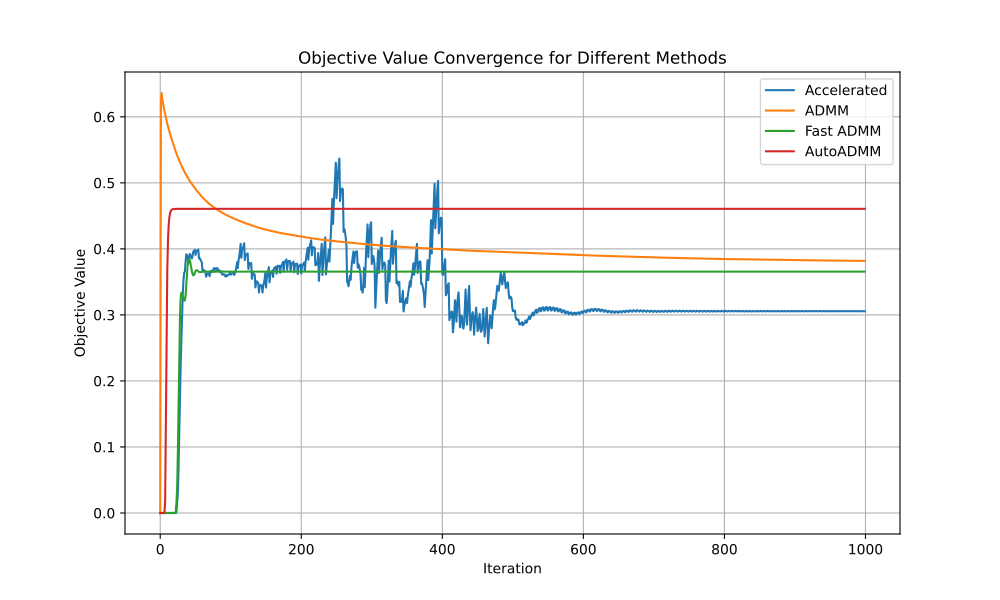

Source code (Python):
import numpy as np
import matplotlib.pyplot as plt

def prox_l1(b, lambd):
    # The proximal operator of the l1 norm
    return np.maximum(0, b - lambd) + np.minimum(0, b + lambd)

def comp_loss(E, loss):
    if loss == 'l1':
        return np.linalg.norm(E, 1)
    elif loss == 'l21':
        return np.sum([np.linalg.norm(E[:, i]) for i in range(E.shape[1])])
    elif loss == 'l2':
        return 0.5 * np.linalg.norm(E, 'fro') ** 2
    else:
        raise ValueError('Unsupported loss function')

def augmented_lagrangian(A, B, X, Z, E, Y1, Y2, lambda_val, mu, loss):
    return comp_loss(E, loss) + lambda_val * np.linalg.norm(X, 1) + np.sum(Y1 * (A @ Z + E - B)) + np.sum(Y2 * (X - Z)) + (mu / 2) * (np.linalg.norm(A @ Z + E - B, 'fro') ** 2 + np.linalg.norm(X - Z, 'fro') ** 2)


# def update_penalty(dY1, dY2, Y1, Y2, mu, rho, max_mu, iter_count, stage_count):
#     Y1 = Y1 + mu * dY1
#     Y2 = Y2 + mu * dY2
#     # 自适应惩罚参数更新，根据当前阶段数动态调整
#     if iter_count >= stage_count:
#         mu = min(rho * mu, max_mu)  # 增大惩罚参数
#         iter_count = 0  # 重置迭代计数器
#     return Y1, Y2, mu, rho, iter_count + 1

def update_penalty(dY1, dY2, Y1, Y2, mu, rho, max_mu):
    Y1 = Y1 + mu * dY1
    Y2 = Y2 + mu * dY2
    mu = 1
    return Y1, Y2, mu, rho

def l1R_accelerated(A, B, lambda_val, opts):
    tol = opts.get('tol', 1e-8)
    max_iter = opts.get('max_iter', 500)
    rho = opts.get('rho', 1.1)
    mu = opts.get('mu', 1e-4)
    max_mu = opts.get('max_mu', 1e10)
    DEBUG = opts.get('DEBUG', 0)
    loss = opts.get('loss', 'l1')
    anderson_m = opts.get('anderson_m', 5)

    d, na = A.shape
    _, nb = B.shape

    X = np.zeros((na, nb))
    E = np.zeros((d, nb))
    Z = np.zeros_like(X)
    Y1 = np.zeros_like(E)
    Y2 = np.zeros_like(X)

    AtB = A.T @ B
    I = np.eye(na)
    invAtAI = np.linalg.inv(A.T @ A + I)

    history_X, history_Z, history_E = [], [], []

    prev_aug_lagrangian = augmented_lagrangian(A, B, X, Z, E, Y1, Y2, lambda_val, mu, loss)
    objective_list = []
    errors_list = []

    for iter in range(1, max_iter + 1):
        Xk, Ek, Zk = X.copy(), E.copy(), Z.copy()

        # First super block {X,E}
        X = prox_l1(Z - Y2 / mu, lambda_val / mu)
        if loss == 'l1':
            E = prox_l1(B - A @ Z - Y1 / mu, 1 / mu)
        elif loss == 'l2':
            E = mu * (B - A @ Z - Y1 / mu) / (1 + mu)
        else:
            raise ValueError('Unsupported loss function')

        # Second super block {Z}
        Z = invAtAI @ (-A.T @ (Y1 / mu + E) + AtB + Y2 / mu + X)

        # Compute residuals and errors
        dY1 = A @ Z + E - B
        dY2 = X - Z
        chgX = np.max(np.abs(Xk - X))
        chgE = np.max(np.abs(Ek - E))
        chgZ = np.max(np.abs(Zk - Z))
        chg = max(chgX, chgE, chgZ, np.max(np.abs(dY1)), np.max(np.abs(dY2)))
        obj = comp_loss(E, loss) + lambda_val * np.linalg.norm(X, 1)
        err = np.sqrt(np.linalg.norm(dY1, 'fro') ** 2 + np.linalg.norm(dY2, 'fro') ** 2)

        if DEBUG and (iter == 1 or iter % 10 == 0):
            print(f"iter {iter}, mu={mu}, obj={obj}, err={err}")
        errors_list.append(err)
        objective_list.append(obj)

        if chg < tol:
            break

        # Anderson acceleration
        if len(history_X) == anderson_m:
            history_X.pop(0)
            history_Z.pop(0)
            history_E.pop(0)
        
        history_X.append(X.copy())
        history_Z.append(Z.copy())
        history_E.append(E.copy())

        if len(history_X) > 1:
            delta_X = np.array([history_X[i] - history_X[i - 1] for i in range(1, len(history_X))]).reshape(len(history_X) - 1, -1)
            delta_Z = np.array([history_Z[i] - history_Z[i - 1] for i in range(1, len(history_Z))]).reshape(len(history_Z) - 1, -1)
            delta_E = np.array([history_E[i] - history_E[i - 1] for i in range(1, len(history_E))]).reshape(len(history_E) - 1, -1)

            G_X = delta_X.T
            G_Z = delta_Z.T
            G_E = delta_E.T
            g_X = (X - history_X[0]).flatten()
            g_Z = (Z - history_Z[0]).flatten()
            g_E = (E - history_E[0]).flatten()

            if G_X.shape[0] == g_X.shape[0]:  # Ensure compatibility before lstsq
                alpha_X = np.linalg.lstsq(G_X, g_X, rcond=None)[0]
                X -= np.sum(alpha_X[:, np.newaxis] * delta_X, axis=0).reshape(X.shape)
            if G_Z.shape[0] == g_Z.shape[0]:
                alpha_Z = np.linalg.lstsq(G_Z, g_Z, rcond=None)[0]
                Z -= np.sum(alpha_Z[:, np.newaxis] * delta_Z, axis=0).reshape(Z.shape)
            if G_E.shape[0] == g_E.shape[0]:
                alpha_E = np.linalg.lstsq(G_E, g_E, rcond=None)[0]
                E -= np.sum(alpha_E[:, np.newaxis] * delta_E, axis=0).reshape(E.shape)

        # Adaptive mu update
        current_aug_lagrangian = augmented_lagrangian(A, B, X, Z, E, Y1, Y2, lambda_val, mu, loss)
        lagrangian_diff = current_aug_lagrangian - prev_aug_lagrangian
        prev_aug_lagrangian = current_aug_lagrangian

        if lagrangian_diff > 0:
            mu = min(rho * mu, max_mu)
        else:
            mu /= rho

        # Update dual variables
        Y1 += mu * dY1
        Y2 += mu * dY2

    return errors_list, objective_list

def l1R_admm(A, B, lambda_val, opts):
    # Set default options
    tol = opts.get('tol', 1e-8)
    max_iter = opts.get('max_iter', 500)
    rho = opts.get('rho', 1.1)
    mu = opts.get('mu', 1e-4)
    max_mu = opts.get('max_mu', 1e10)
    DEBUG = opts.get('DEBUG', 0)
    loss = opts.get('loss', 'l1')

    d, na = A.shape
    _, nb = B.shape

    X = np.zeros((na, nb))
    E = np.zeros((d, nb))
    Z = np.zeros_like(X)
    Y1 = np.zeros_like(E)
    Y2 = np.zeros_like(X)

    AtB = A.T @ B
    I = np.eye(na)
    invAtAI = np.linalg.inv(A.T @ A + I)
    objective_list = []
    errors_list = []

    for iter in range(1, max_iter + 1):
        Xk, Ek, Zk = X.copy(), E.copy(), Z.copy()
        # First super block {X,E}
        X = prox_l1(Z - Y2 / mu, lambda_val / mu)
        if loss == 'l1':
            E = prox_l1(B - A @ Z - Y1 / mu, 1 / mu)
        elif loss == 'l2':
            E = mu * (B - A @ Z - Y1 / mu) / (1 + mu)
        else:
            raise ValueError('Unsupported loss function')

        # Second super block {Z}
        Z = invAtAI @ (-A.T @ (Y1 / mu + E) + AtB + Y2 / mu + X)

        # Compute residuals and errors
        dY1 = A @ Z + E - B
        dY2 = X - Z
        chgX = np.max(np.abs(Xk - X))
        chgE = np.max(np.abs(Ek - E))
        chgZ = np.max(np.abs(Zk - Z))
        chg = max(chgX, chgE, chgZ, np.max(np.abs(dY1)), np.max(np.abs(dY2)))
        obj = comp_loss(E, loss) + lambda_val * np.linalg.norm(X, 1)
        err = np.sqrt(np.linalg.norm(dY1, 'fro') ** 2 + np.linalg.norm(dY2, 'fro') ** 2)

        if DEBUG and (iter == 1 or iter % 10 == 0):
            print(f"iter {iter}, mu={mu}, obj={obj}, err={err}")
        errors_list.append(err)
        objective_list.append(obj)

        if chg < tol:
            break

        Y1, Y2, mu, rho = update_penalty(dY1, dY2, Y1, Y2, mu, rho, max_mu)

    return errors_list, objective_list

def l1R_fast_admm(A, B, lambda_val, opts):
    # Set default options
    tol = opts.get('tol', 1e-8)
    max_iter = opts.get('max_iter', 500)
    rho = opts.get('rho', 1.1)
    mu = opts.get('mu', 1e-4)
    max_mu = opts.get('max_mu', 1e10)
    DEBUG = opts.get('DEBUG', 0)
    loss = opts.get('loss', 'l1')

    d, na = A.shape
    _, nb = B.shape

    X = np.zeros((na, nb))
    E = np.zeros((d, nb))
    Z = np.zeros_like(X)
    Y1 = np.zeros_like(E)
    Y2 = np.zeros_like(X)

    AtB = A.T @ B
    I = np.eye(na)
    invAtAI = np.linalg.inv(A.T @ A + I)
    objective_list = []
    errors_list = []

    for iter in range(1, max_iter + 1):
        Xk, Ek, Zk = X.copy(), E.copy(), Z.copy()
        # First super block {X,E}
        X = prox_l1(Z - Y2 / mu, lambda_val / mu)
        if loss == 'l1':
            E = prox_l1(B - A @ Z - Y1 / mu, 1 / mu)
        elif loss == 'l2':
            E = mu * (B - A @ Z - Y1 / mu) / (1 + mu)
        else:
            raise ValueError('Unsupported loss function')

        # Second super block {Z}
        Z = invAtAI @ (-A.T @ (Y1 / mu + E) + AtB + Y2 / mu + X)

        # Compute residuals and errors
        dY1 = A @ Z + E - B
        dY2 = X - Z
        chgX = np.max(np.abs(Xk - X))
        chgE = np.max(np.abs(Ek - E))
        chgZ = np.max(np.abs(Zk - Z))
        chg = max(chgX, chgE, chgZ, np.max(np.abs(dY1)), np.max(np.abs(dY2)))
        obj = comp_loss(E, loss) + lambda_val * np.linalg.norm(X, 1)
        err = np.sqrt(np.linalg.norm(dY1, 'fro') ** 2 + np.linalg.norm(dY2, 'fro') ** 2)

        if DEBUG and (iter == 1 or iter % 10 == 0):
            print(f"iter {iter}, mu={mu}, obj={obj}, err={err}")
        errors_list.append(err)
        objective_list.append(obj)

        if chg < tol:
            break

        Y1 += mu * dY1
        Y2 += mu * dY2
        mu = min(rho * mu, max_mu)

    return errors_list, objective_list

def l1R_autoAdmm(A, B, lambd, opts):
    tol = opts.get('tol', 1e-6)
    max_iter = opts.get('max_iter', 1000)
    rho = opts.get('rho', 1.1)
    mu = opts.get('mu', 1e-4)
    max_mu = opts.get('max_mu', 1e10)
    DEBUG = opts.get('DEBUG', 0)
    loss = opts.get('loss', 'l1')
    
    d, na = A.shape
    _, nb = B.shape

    X = np.zeros((na, nb))
    E = np.zeros((d, nb))
    Z = np.zeros_like(X)
    Y1 = np.zeros_like(E)
    Y2 = np.zeros_like(X)

    AtB = A.T @ B
    I = np.eye(na)
    invAtAI = np.linalg.inv(A.T @ A + I)
    objective_list = []
    errors_list = []

    for iter in range(1, max_iter + 1):
        Xk, Ek, Zk = X.copy(), E.copy(), Z.copy()

        X = prox_l1(Z - Y2 / mu, lambd / mu)
        if loss == 'l1':
            E = prox_l1(B - A @ Z - Y1 / mu, 1 / mu)
        elif loss == 'l2':
            E = mu * (B - A @ Z - Y1 / mu) / (1 + mu)
        else:
            raise ValueError('Unsupported loss function')

        Z = invAtAI @ (-A.T @ (Y1 / mu + E) + AtB + Y2 / mu + X)

        dY1 = A @ Z + E - B
        dY2 = X - Z
        chgX = np.max(np.abs(Xk - X))
        chgE = np.max(np.abs(Ek - E))
        chgZ = np.max(np.abs(Zk - Z))
        chg = max(chgX, chgE, chgZ, np.max(np.abs(dY1)), np.max(np.abs(dY2)))
        obj = comp_loss(E, loss) + lambd * np.linalg.norm(X, 1)
        err = np.sqrt(np.linalg.norm(dY1, 'fro') ** 2 + np.linalg.norm(dY2, 'fro') ** 2)

        if DEBUG and (iter == 1 or iter % 10 == 0):
            print(f"iter {iter}, mu={mu}, rho={rho}, obj={obj}, err={err}")
        errors_list.append(err)
        objective_list.append(obj)

        if chg < tol:
            break

        rho_update = 2 * (np.linalg.norm(dY1, 'fro')**2 + np.linalg.norm(dY2, 'fro')**2) / (np.linalg.norm(X - Z, 'fro')**2 + np.linalg.norm(A @ Z - B, 'fro')**2)
        rho = min(max(rho_update, 1.1), 10)
        mu = min(rho * mu, max_mu)
    
    return errors_list, objective_list

if __name__ == "__main__":
    # Generate toy data
    d = 10
    na = 200
    nb = 100

    A = np.random.randn(d, na)
    X = np.random.randn(na, nb)
    B = A @ X
    b = B[:, 0]

    # Options for the elastic net minimization
    opts = {
        'tol': 1e-6,
        'max_iter': 1000,
        'rho': 1.1,
        'mu': 1e-4,
        'max_mu': 1e10,
        'DEBUG': 1
    }
    

    # Regularization parameter for elastic net
    lambda_val = 0.01
    objective_list_map = {"Accelerated": [], "ADMM": [], "Fast ADMM": [], "AutoADMM": []}
    line_styles = {"Accelerated": "-", "ADMM": "--", "Fast ADMM": "-.", "AutoADMM": ":"}  # Different line styles
    markers = {"Accelerated": "o", "ADMM": "s", "Fast ADMM": "^", "AutoADMM": "D"}  # Different markers

    for key in objective_list_map.keys():
        if key == "Accelerated":
            error_list, objective_list = l1R_accelerated(A, B, lambda_val, opts)
        elif key == "ADMM":
            error_list, objective_list = l1R_admm(A, B, lambda_val, opts)
        elif key == "Fast ADMM":
            error_list, objective_list = l1R_fast_admm(A, B, lambda_val, opts)
        else:
            error_list, objective_list = l1R_autoAdmm(A, B, lambda_val, opts)

        if len(objective_list) < 1000:
            objective_list.extend([objective_list[-1]] * (1000 - len(objective_list)))
        objective_list_map[key] = objective_list

    # Plotting the objective lists with different line styles and markers
    plt.figure(figsize=(10, 6))
    for key, objective_list in objective_list_map.items():
        plt.plot(objective_list, label=key)

    plt.xlabel('Iteration')
    plt.ylabel('Objective Value')
    plt.title('Objective Value Convergence for Different Methods')
    plt.legend()
    plt.grid(True)
    plt.savefig("./l1R.pdf")
